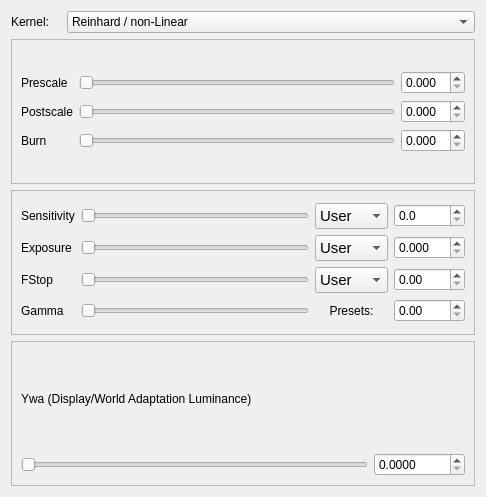
<?xml version="1.0" encoding="UTF-8"?>
<ui version="4.0">
 <class>ToneMapWidget</class>
 <widget class="QWidget" name="ToneMapWidget">
  <property name="geometry">
   <rect>
    <x>0</x>
    <y>0</y>
    <width>486</width>
    <height>497</height>
   </rect>
  </property>
  <property name="sizePolicy">
   <sizepolicy hsizetype="Preferred" vsizetype="Preferred">
    <horstretch>1</horstretch>
    <verstretch>0</verstretch>
   </sizepolicy>
  </property>
  <property name="windowTitle">
   <string>Form</string>
  </property>
  <layout class="QVBoxLayout" name="verticalLayout_3">
   <item>
    <layout class="QGridLayout" name="gridLayout_31">
     <property name="sizeConstraint">
      <enum>QLayout::SetNoConstraint</enum>
     </property>
     <item row="0" column="0">
      <widget class="QLabel" name="label_kernel">
       <property name="maximumSize">
        <size>
         <width>50</width>
         <height>16777215</height>
        </size>
       </property>
       <property name="text">
        <string>Kernel:</string>
       </property>
       <property name="buddy">
        <cstring>comboBox_kernel</cstring>
       </property>
      </widget>
     </item>
     <item row="0" column="1">
      <widget class="QComboBox" name="comboBox_kernel">
       <property name="toolTip">
        <string>Select Tonemapping Kernel</string>
       </property>
       <item>
        <property name="text">
         <string>Reinhard / non-Linear</string>
        </property>
       </item>
       <item>
        <property name="text">
         <string>Linear</string>
        </property>
       </item>
       <item>
        <property name="text">
         <string>Contrast</string>
        </property>
       </item>
       <item>
        <property name="text">
         <string>MaxWhite</string>
        </property>
       </item>
       <item>
        <property name="text">
         <string>Auto Linear</string>
        </property>
       </item>
      </widget>
     </item>
     <item row="1" column="0" colspan="2">
      <widget class="QFrame" name="frame_toneMapReinhard">
       <property name="frameShape">
        <enum>QFrame::StyledPanel</enum>
       </property>
       <property name="frameShadow">
        <enum>QFrame::Raised</enum>
       </property>
       <layout class="QVBoxLayout" name="verticalLayout">
        <item>
         <layout class="QGridLayout" name="gridLayout_25">
          <item row="0" column="0">
           <widget class="QLabel" name="label_prescale">
            <property name="text">
             <string>Prescale</string>
            </property>
            <property name="buddy">
             <cstring>slider_prescale</cstring>
            </property>
           </widget>
          </item>
          <item row="0" column="1">
           <widget class="QSlider" name="slider_prescale">
            <property name="toolTip">
             <string>Adjust Reinhard Prescale</string>
            </property>
            <property name="maximum">
             <number>512</number>
            </property>
            <property name="orientation">
             <enum>Qt::Horizontal</enum>
            </property>
           </widget>
          </item>
          <item row="0" column="2">
           <widget class="QDoubleSpinBox" name="spinBox_prescale">
            <property name="toolTip">
             <string>Adjust Reinhard Prescale Value</string>
            </property>
            <property name="keyboardTracking">
             <bool>false</bool>
            </property>
            <property name="decimals">
             <number>3</number>
            </property>
            <property name="maximum">
             <double>8.000000000000000</double>
            </property>
            <property name="singleStep">
             <double>0.100000000000000</double>
            </property>
           </widget>
          </item>
          <item row="1" column="0">
           <widget class="QLabel" name="label_postscale">
            <property name="text">
             <string>Postscale</string>
            </property>
            <property name="buddy">
             <cstring>slider_postscale</cstring>
            </property>
           </widget>
          </item>
          <item row="1" column="1">
           <widget class="QSlider" name="slider_postscale">
            <property name="toolTip">
             <string>Adjust Reinhard Postscale</string>
            </property>
            <property name="maximum">
             <number>512</number>
            </property>
            <property name="orientation">
             <enum>Qt::Horizontal</enum>
            </property>
           </widget>
          </item>
          <item row="1" column="2">
           <widget class="QDoubleSpinBox" name="spinBox_postscale">
            <property name="toolTip">
             <string>Adjust Reinhard Postscale Value</string>
            </property>
            <property name="keyboardTracking">
             <bool>false</bool>
            </property>
            <property name="decimals">
             <number>3</number>
            </property>
            <property name="maximum">
             <double>8.000000000000000</double>
            </property>
            <property name="singleStep">
             <double>0.100000000000000</double>
            </property>
           </widget>
          </item>
          <item row="2" column="0">
           <widget class="QLabel" name="label_burn">
            <property name="text">
             <string>Burn</string>
            </property>
            <property name="buddy">
             <cstring>slider_burn</cstring>
            </property>
           </widget>
          </item>
          <item row="2" column="1">
           <widget class="QSlider" name="slider_burn">
            <property name="toolTip">
             <string>Adjust Reinhard Burn</string>
            </property>
            <property name="maximum">
             <number>512</number>
            </property>
            <property name="orientation">
             <enum>Qt::Horizontal</enum>
            </property>
           </widget>
          </item>
          <item row="2" column="2">
           <widget class="QDoubleSpinBox" name="spinBox_burn">
            <property name="toolTip">
             <string>Adjust Reinhard Burn Value</string>
            </property>
            <property name="keyboardTracking">
             <bool>false</bool>
            </property>
            <property name="decimals">
             <number>3</number>
            </property>
            <property name="maximum">
             <double>12.000000000000000</double>
            </property>
            <property name="singleStep">
             <double>0.100000000000000</double>
            </property>
           </widget>
          </item>
         </layout>
        </item>
       </layout>
      </widget>
     </item>
     <item row="2" column="0" colspan="2">
      <widget class="QFrame" name="frame_toneMapLinear">
       <property name="frameShape">
        <enum>QFrame::StyledPanel</enum>
       </property>
       <property name="frameShadow">
        <enum>QFrame::Raised</enum>
       </property>
       <layout class="QVBoxLayout" name="verticalLayout_16">
        <item>
         <layout class="QGridLayout" name="gridLayout_17">
          <item row="0" column="0">
           <widget class="QLabel" name="label_sensitivity">
            <property name="text">
             <string>Sensitivity</string>
            </property>
            <property name="buddy">
             <cstring>slider_prescale</cstring>
            </property>
           </widget>
          </item>
          <item row="0" column="1">
           <widget class="QSlider" name="slider_sensitivity">
            <property name="toolTip">
             <string>Adjust Sensitivity</string>
            </property>
            <property name="maximum">
             <number>512</number>
            </property>
            <property name="orientation">
             <enum>Qt::Horizontal</enum>
            </property>
           </widget>
          </item>
          <item row="0" column="3">
           <widget class="QDoubleSpinBox" name="spinBox_sensitivity">
            <property name="toolTip">
             <string>Adjust Sensitivity Value</string>
            </property>
            <property name="keyboardTracking">
             <bool>false</bool>
            </property>
            <property name="decimals">
             <number>1</number>
            </property>
            <property name="maximum">
             <double>6400.000000000000000</double>
            </property>
            <property name="singleStep">
             <double>10.000000000000000</double>
            </property>
           </widget>
          </item>
          <item row="1" column="0">
           <widget class="QLabel" name="label_exposure">
            <property name="text">
             <string>Exposure</string>
            </property>
            <property name="buddy">
             <cstring>slider_postscale</cstring>
            </property>
           </widget>
          </item>
          <item row="1" column="1">
           <widget class="QSlider" name="slider_exposure">
            <property name="toolTip">
             <string>Adjust Exposure</string>
            </property>
            <property name="maximum">
             <number>512</number>
            </property>
            <property name="orientation">
             <enum>Qt::Horizontal</enum>
            </property>
           </widget>
          </item>
          <item row="1" column="3">
           <widget class="QDoubleSpinBox" name="spinBox_exposure">
            <property name="toolTip">
             <string>Adjust Exposure Value</string>
            </property>
            <property name="keyboardTracking">
             <bool>false</bool>
            </property>
            <property name="decimals">
             <number>3</number>
            </property>
            <property name="minimum">
             <double>0.000000000000000</double>
            </property>
            <property name="maximum">
             <double>100.000000000000000</double>
            </property>
            <property name="singleStep">
             <double>0.010000000000000</double>
            </property>
           </widget>
          </item>
          <item row="2" column="0">
           <widget class="QLabel" name="label_fstop">
            <property name="text">
             <string>FStop</string>
            </property>
            <property name="buddy">
             <cstring>slider_burn</cstring>
            </property>
           </widget>
          </item>
          <item row="2" column="1">
           <widget class="QSlider" name="slider_fstop">
            <property name="toolTip">
             <string>Adjust FStop</string>
            </property>
            <property name="maximum">
             <number>512</number>
            </property>
            <property name="orientation">
             <enum>Qt::Horizontal</enum>
            </property>
           </widget>
          </item>
          <item row="2" column="3">
           <widget class="QDoubleSpinBox" name="spinBox_fstop">
            <property name="toolTip">
             <string>Adjust FStopValue</string>
            </property>
            <property name="keyboardTracking">
             <bool>false</bool>
            </property>
            <property name="maximum">
             <double>128.000000000000000</double>
            </property>
            <property name="singleStep">
             <double>1.000000000000000</double>
            </property>
           </widget>
          </item>
          <item row="3" column="0">
           <widget class="QLabel" name="label_gamma_linear">
            <property name="text">
             <string>Gamma</string>
            </property>
            <property name="buddy">
             <cstring>slider_burn</cstring>
            </property>
           </widget>
          </item>
          <item row="3" column="1">
           <widget class="QSlider" name="slider_gamma_linear">
            <property name="toolTip">
             <string>Adjust Gamma</string>
            </property>
            <property name="maximum">
             <number>512</number>
            </property>
            <property name="orientation">
             <enum>Qt::Horizontal</enum>
            </property>
           </widget>
          </item>
          <item row="3" column="3">
           <widget class="QDoubleSpinBox" name="spinBox_gamma_linear">
            <property name="toolTip">
             <string>Adjust Gamma Value</string>
            </property>
            <property name="keyboardTracking">
             <bool>false</bool>
            </property>
            <property name="maximum">
             <double>5.000000000000000</double>
            </property>
            <property name="singleStep">
             <double>0.200000000000000</double>
            </property>
           </widget>
          </item>
          <item row="0" column="2">
           <widget class="QComboBox" name="comboBox_SensitivityPreset">
            <property name="minimumSize">
             <size>
              <width>0</width>
              <height>0</height>
             </size>
            </property>
            <property name="maximumSize">
             <size>
              <width>80</width>
              <height>16777215</height>
             </size>
            </property>
            <property name="font">
             <font>
              <pointsize>11</pointsize>
             </font>
            </property>
            <property name="currentIndex">
             <number>0</number>
            </property>
            <property name="maxVisibleItems">
             <number>26</number>
            </property>
            <item>
             <property name="text">
              <string>User</string>
             </property>
            </item>
            <item>
             <property name="text">
              <string>20</string>
             </property>
            </item>
            <item>
             <property name="text">
              <string>25</string>
             </property>
            </item>
            <item>
             <property name="text">
              <string>32</string>
             </property>
            </item>
            <item>
             <property name="text">
              <string>40</string>
             </property>
            </item>
            <item>
             <property name="text">
              <string>50</string>
             </property>
            </item>
            <item>
             <property name="text">
              <string>64</string>
             </property>
            </item>
            <item>
             <property name="text">
              <string>80</string>
             </property>
            </item>
            <item>
             <property name="text">
              <string>100</string>
             </property>
            </item>
            <item>
             <property name="text">
              <string>125</string>
             </property>
            </item>
            <item>
             <property name="text">
              <string>160</string>
             </property>
            </item>
            <item>
             <property name="text">
              <string>200</string>
             </property>
            </item>
            <item>
             <property name="text">
              <string>250</string>
             </property>
            </item>
            <item>
             <property name="text">
              <string>320</string>
             </property>
            </item>
            <item>
             <property name="text">
              <string>400</string>
             </property>
            </item>
            <item>
             <property name="text">
              <string>500</string>
             </property>
            </item>
            <item>
             <property name="text">
              <string>640</string>
             </property>
            </item>
            <item>
             <property name="text">
              <string>800</string>
             </property>
            </item>
            <item>
             <property name="text">
              <string>1000</string>
             </property>
            </item>
            <item>
             <property name="text">
              <string>1250</string>
             </property>
            </item>
            <item>
             <property name="text">
              <string>1600</string>
             </property>
            </item>
            <item>
             <property name="text">
              <string>2000</string>
             </property>
            </item>
            <item>
             <property name="text">
              <string>2500</string>
             </property>
            </item>
            <item>
             <property name="text">
              <string>3200</string>
             </property>
            </item>
            <item>
             <property name="text">
              <string>4000</string>
             </property>
            </item>
            <item>
             <property name="text">
              <string>5000</string>
             </property>
            </item>
            <item>
             <property name="text">
              <string>6400</string>
             </property>
            </item>
           </widget>
          </item>
          <item row="1" column="2">
           <widget class="QComboBox" name="comboBox_ExposurePreset">
            <property name="maximumSize">
             <size>
              <width>80</width>
              <height>16777215</height>
             </size>
            </property>
            <property name="font">
             <font>
              <pointsize>11</pointsize>
             </font>
            </property>
            <property name="currentIndex">
             <number>0</number>
            </property>
            <property name="maxVisibleItems">
             <number>11</number>
            </property>
            <item>
             <property name="text">
              <string>User</string>
             </property>
            </item>
            <item>
             <property name="text">
              <string>1</string>
             </property>
            </item>
            <item>
             <property name="text">
              <string>1/2</string>
             </property>
            </item>
            <item>
             <property name="text">
              <string>1/4</string>
             </property>
            </item>
            <item>
             <property name="text">
              <string>1/8</string>
             </property>
            </item>
            <item>
             <property name="text">
              <string>1/15</string>
             </property>
            </item>
            <item>
             <property name="text">
              <string>1/30</string>
             </property>
            </item>
            <item>
             <property name="text">
              <string>1/60</string>
             </property>
            </item>
            <item>
             <property name="text">
              <string>1/125</string>
             </property>
            </item>
            <item>
             <property name="text">
              <string>1/250</string>
             </property>
            </item>
            <item>
             <property name="text">
              <string>1/500</string>
             </property>
            </item>
            <item>
             <property name="text">
              <string>1/1000</string>
             </property>
            </item>
           </widget>
          </item>
          <item row="2" column="2">
           <widget class="QComboBox" name="comboBox_FStopPreset">
            <property name="maximumSize">
             <size>
              <width>80</width>
              <height>16777215</height>
             </size>
            </property>
            <property name="font">
             <font>
              <pointsize>11</pointsize>
             </font>
            </property>
            <property name="currentIndex">
             <number>0</number>
            </property>
            <property name="maxVisibleItems">
             <number>17</number>
            </property>
            <item>
             <property name="text">
              <string>User</string>
             </property>
            </item>
            <item>
             <property name="text">
              <string>0.5</string>
             </property>
            </item>
            <item>
             <property name="text">
              <string>0.7</string>
             </property>
            </item>
            <item>
             <property name="text">
              <string>1</string>
             </property>
            </item>
            <item>
             <property name="text">
              <string>1.4</string>
             </property>
            </item>
            <item>
             <property name="text">
              <string>2</string>
             </property>
            </item>
            <item>
             <property name="text">
              <string>2.8</string>
             </property>
            </item>
            <item>
             <property name="text">
              <string>4</string>
             </property>
            </item>
            <item>
             <property name="text">
              <string>5.6</string>
             </property>
            </item>
            <item>
             <property name="text">
              <string>8</string>
             </property>
            </item>
            <item>
             <property name="text">
              <string>11</string>
             </property>
            </item>
            <item>
             <property name="text">
              <string>16</string>
             </property>
            </item>
            <item>
             <property name="text">
              <string>22</string>
             </property>
            </item>
            <item>
             <property name="text">
              <string>32</string>
             </property>
            </item>
            <item>
             <property name="text">
              <string>45</string>
             </property>
            </item>
            <item>
             <property name="text">
              <string>64</string>
             </property>
            </item>
            <item>
             <property name="text">
              <string>90</string>
             </property>
            </item>
            <item>
             <property name="text">
              <string>128</string>
             </property>
            </item>
           </widget>
          </item>
          <item row="3" column="2">
           <widget class="QLabel" name="label_preset">
            <property name="text">
             <string>Presets:</string>
            </property>
            <property name="alignment">
             <set>Qt::AlignCenter</set>
            </property>
           </widget>
          </item>
         </layout>
        </item>
       </layout>
      </widget>
     </item>
     <item row="3" column="0" colspan="2">
      <widget class="QFrame" name="frame_toneMapContrast">
       <property name="frameShape">
        <enum>QFrame::StyledPanel</enum>
       </property>
       <property name="frameShadow">
        <enum>QFrame::Raised</enum>
       </property>
       <layout class="QVBoxLayout" name="verticalLayout_17">
        <item>
         <layout class="QGridLayout" name="gridLayout_24">
          <item row="0" column="0" colspan="2">
           <widget class="QLabel" name="label_ywa">
            <property name="text">
             <string>Ywa (Display/World Adaptation Luminance)</string>
            </property>
            <property name="buddy">
             <cstring>slider_prescale</cstring>
            </property>
           </widget>
          </item>
          <item row="1" column="0">
           <widget class="QSlider" name="slider_ywa">
            <property name="toolTip">
             <string>Adjust Ywa</string>
            </property>
            <property name="maximum">
             <number>512</number>
            </property>
            <property name="orientation">
             <enum>Qt::Horizontal</enum>
            </property>
           </widget>
          </item>
          <item row="1" column="1">
           <widget class="QDoubleSpinBox" name="spinBox_ywa">
            <property name="toolTip">
             <string>Adjust Ywa Value</string>
            </property>
            <property name="keyboardTracking">
             <bool>false</bool>
            </property>
            <property name="decimals">
             <number>4</number>
            </property>
            <property name="minimum">
             <double>0.000000000000000</double>
            </property>
            <property name="maximum">
             <double>10000.000000000000000</double>
            </property>
           </widget>
          </item>
         </layout>
        </item>
       </layout>
      </widget>
     </item>
    </layout>
   </item>
  </layout>
 </widget>
 <resources/>
 <connections/>
</ui>
